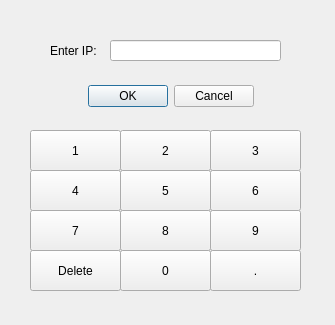
<?xml version="1.0" encoding="UTF-8"?>
<ui version="4.0">
 <class>ClientPanel</class>
 <widget class="QDialog" name="ClientPanel">
  <property name="geometry">
   <rect>
    <x>0</x>
    <y>0</y>
    <width>335</width>
    <height>325</height>
   </rect>
  </property>
  <property name="windowTitle">
   <string>Connect to Server</string>
  </property>
  <widget class="QDialogButtonBox" name="buttonBox">
   <property name="geometry">
    <rect>
     <x>0</x>
     <y>80</y>
     <width>341</width>
     <height>32</height>
    </rect>
   </property>
   <property name="orientation">
    <enum>Qt::Horizontal</enum>
   </property>
   <property name="standardButtons">
    <set>QDialogButtonBox::Cancel|QDialogButtonBox::Ok</set>
   </property>
   <property name="centerButtons">
    <bool>true</bool>
   </property>
  </widget>
  <widget class="QLabel" name="label">
   <property name="geometry">
    <rect>
     <x>50</x>
     <y>40</y>
     <width>60</width>
     <height>21</height>
    </rect>
   </property>
   <property name="text">
    <string>Enter IP:</string>
   </property>
   <property name="alignment">
    <set>Qt::AlignLeading|Qt::AlignLeft|Qt::AlignVCenter</set>
   </property>
  </widget>
  <widget class="QLineEdit" name="lineEdit">
   <property name="geometry">
    <rect>
     <x>110</x>
     <y>40</y>
     <width>171</width>
     <height>21</height>
    </rect>
   </property>
   <property name="readOnly">
    <bool>false</bool>
   </property>
  </widget>
  <widget class="QPushButton" name="pushButton_1">
   <property name="geometry">
    <rect>
     <x>30</x>
     <y>130</y>
     <width>91</width>
     <height>41</height>
    </rect>
   </property>
   <property name="text">
    <string>1</string>
   </property>
  </widget>
  <widget class="QPushButton" name="pushButton_2">
   <property name="geometry">
    <rect>
     <x>120</x>
     <y>130</y>
     <width>91</width>
     <height>41</height>
    </rect>
   </property>
   <property name="text">
    <string>2</string>
   </property>
  </widget>
  <widget class="QPushButton" name="pushButton_3">
   <property name="geometry">
    <rect>
     <x>210</x>
     <y>130</y>
     <width>91</width>
     <height>41</height>
    </rect>
   </property>
   <property name="text">
    <string>3</string>
   </property>
  </widget>
  <widget class="QPushButton" name="pushButton_4">
   <property name="geometry">
    <rect>
     <x>30</x>
     <y>170</y>
     <width>91</width>
     <height>41</height>
    </rect>
   </property>
   <property name="text">
    <string>4</string>
   </property>
  </widget>
  <widget class="QPushButton" name="pushButton_5">
   <property name="geometry">
    <rect>
     <x>120</x>
     <y>170</y>
     <width>91</width>
     <height>41</height>
    </rect>
   </property>
   <property name="text">
    <string>5</string>
   </property>
  </widget>
  <widget class="QPushButton" name="pushButton_6">
   <property name="geometry">
    <rect>
     <x>210</x>
     <y>170</y>
     <width>91</width>
     <height>41</height>
    </rect>
   </property>
   <property name="text">
    <string>6</string>
   </property>
  </widget>
  <widget class="QPushButton" name="pushButton_7">
   <property name="geometry">
    <rect>
     <x>30</x>
     <y>210</y>
     <width>91</width>
     <height>41</height>
    </rect>
   </property>
   <property name="text">
    <string>7</string>
   </property>
  </widget>
  <widget class="QPushButton" name="pushButton_8">
   <property name="geometry">
    <rect>
     <x>120</x>
     <y>210</y>
     <width>91</width>
     <height>41</height>
    </rect>
   </property>
   <property name="text">
    <string>8</string>
   </property>
  </widget>
  <widget class="QPushButton" name="pushButton_9">
   <property name="geometry">
    <rect>
     <x>210</x>
     <y>210</y>
     <width>91</width>
     <height>41</height>
    </rect>
   </property>
   <property name="text">
    <string>9</string>
   </property>
  </widget>
  <widget class="QPushButton" name="pushButton_delete">
   <property name="geometry">
    <rect>
     <x>30</x>
     <y>250</y>
     <width>91</width>
     <height>41</height>
    </rect>
   </property>
   <property name="text">
    <string>Delete</string>
   </property>
  </widget>
  <widget class="QPushButton" name="pushButton_0">
   <property name="geometry">
    <rect>
     <x>120</x>
     <y>250</y>
     <width>91</width>
     <height>41</height>
    </rect>
   </property>
   <property name="text">
    <string>0</string>
   </property>
  </widget>
  <widget class="QPushButton" name="pushButton_dot">
   <property name="geometry">
    <rect>
     <x>210</x>
     <y>250</y>
     <width>91</width>
     <height>41</height>
    </rect>
   </property>
   <property name="text">
    <string>.</string>
   </property>
  </widget>
 </widget>
 <resources/>
 <connections>
  <connection>
   <sender>buttonBox</sender>
   <signal>accepted()</signal>
   <receiver>ClientPanel</receiver>
   <slot>accept()</slot>
   <hints>
    <hint type="sourcelabel">
     <x>248</x>
     <y>254</y>
    </hint>
    <hint type="destinationlabel">
     <x>157</x>
     <y>274</y>
    </hint>
   </hints>
  </connection>
  <connection>
   <sender>buttonBox</sender>
   <signal>rejected()</signal>
   <receiver>ClientPanel</receiver>
   <slot>reject()</slot>
   <hints>
    <hint type="sourcelabel">
     <x>316</x>
     <y>260</y>
    </hint>
    <hint type="destinationlabel">
     <x>286</x>
     <y>274</y>
    </hint>
   </hints>
  </connection>
 </connections>
</ui>
